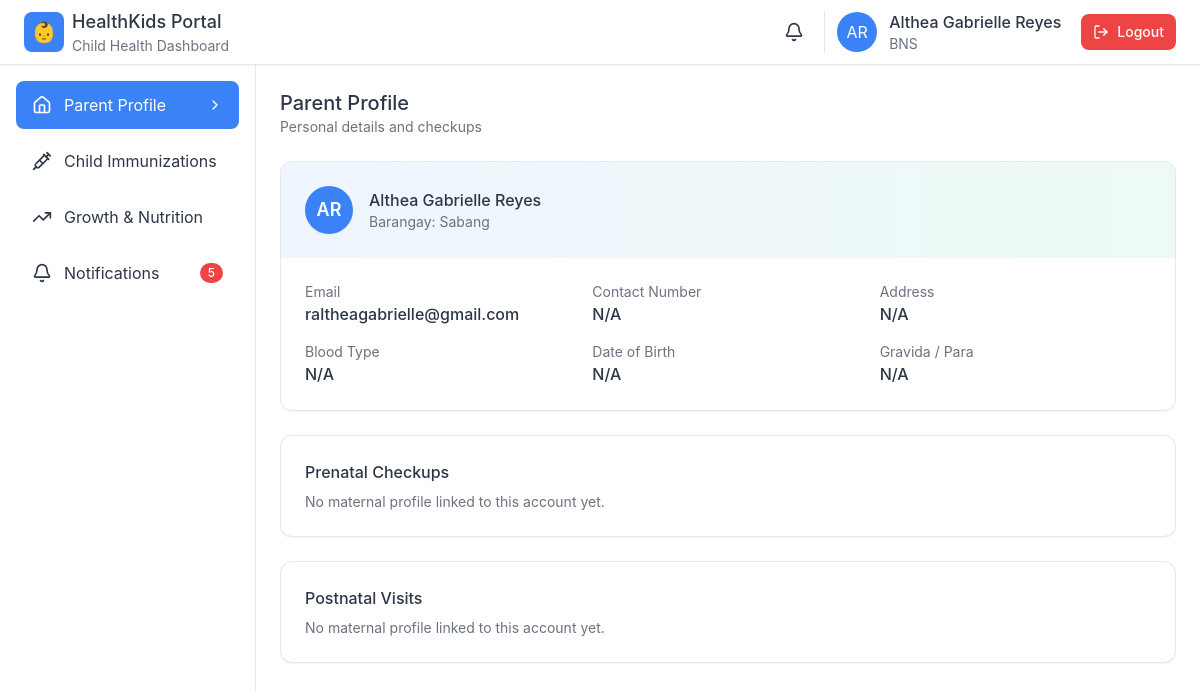
/parent_portal.php (signed in), run on the app's committed database.
### tables this page shows
CREATE TABLE `users` (
  `user_id` int(10) UNSIGNED NOT NULL,
  `username` varchar(100) NOT NULL,
  `email` varchar(255) DEFAULT NULL,
  `password` varchar(255) NOT NULL,
  `password_hash` varchar(255) NOT NULL,
  `first_name` varchar(100) NOT NULL DEFAULT '',
  `middle_name` varchar(100) DEFAULT NULL,
  `last_name` varchar(100) NOT NULL DEFAULT '',
  `role_id` int(10) UNSIGNED NOT NULL,
  `barangay` varchar(100) DEFAULT NULL,
  `birthday` date DEFAULT NULL,
  `is_active` tinyint(1) NOT NULL DEFAULT 1,
  `created_at` timestamp NOT NULL DEFAULT current_timestamp(),
  `updated_at` timestamp NOT NULL DEFAULT current_timestamp() ON UPDATE current_timestamp(),
  `last_login_at` timestamp NULL DEFAULT NULL,
  `created_by_user_id` int(10) UNSIGNED DEFAULT NULL
);

CREATE TABLE `roles` (
  `role_id` int(10) UNSIGNED NOT NULL,
  `role_name` varchar(50) NOT NULL,
  `role_description` text DEFAULT NULL,
  `created_at` timestamp NOT NULL DEFAULT current_timestamp()
);

### views/dashboard.php (the view, shortened to what this page needs)
<?php
require_once __DIR__ . '/../inc/db.php';
$parent_user_id = isset($_SESSION['user_id']) ? (int)$_SESSION['user_id'] : null;
$parent = [
    'name' => '',
    'email' => '',
    'barangay' => '',
    'children' => [],
];
$mother_id = null;
$address = 'N/A';
$contact_number = '';
$blood_type = '';
$dob = null;
if ($parent_user_id) {
    if ($stmt = $mysqli->prepare("SELECT first_name, last_name, email, barangay FROM users WHERE user_id = ?")) {
        $stmt->bind_param('i', $parent_user_id);
        $stmt->execute();
        $res = $stmt->get_result();
        if ($u = $res->fetch_assoc()) {
            $parent['name'] = trim(($u['first_name'] ?? '') . ' ' . ($u['last_name'] ?? ''));
            $parent['email'] = $u['email'] ?? '';
            $parent['barangay'] = $u['barangay'] ?? '';
        }
    }
}
$initials = 'PP';
if (!empty($parent['name'])) {
    $parts = preg_split('/\s+/', trim($parent['name']));
    $first = $parts[0] ?? '';
    $last  = $parts[count($parts)-1] ?? '';
    $fi = $first !== '' ? mb_substr($first, 0, 1) : '';
    $li = $last !== '' ? mb_substr($last, 0, 1) : '';
    $initials = strtoupper(($fi.$li) ?: 'PP');
}
?>
<div class="space-y-6">
    <div class="flex items-center justify-between">
        <div>
            <h2 class="text-xl font-medium">Parent Profile</h2>
            <p class="text-sm" style="color:#6b7280;">Personal details and checkups</p>
        </div>
    </div>
    <div class="bg-white rounded-xl shadow-sm overflow-hidden" style="border: 1px solid #e5e7eb;">
        <div class="p-6" style="background: linear-gradient(to right, rgba(59, 130, 246, 0.08), rgba(16, 185, 129, 0.08));">
            <div class="flex items-center gap-4">
                <div class="h-12 w-12 rounded-full bg-blue-500 text-white flex items-center justify-center text-lg font-semibold shadow-sm">
                    <?php echo htmlspecialchars($initials); ?>
                </div>
                <div>
                    <h3 class="font-medium"><?php echo htmlspecialchars($parent['name'] ?: 'Parent'); ?></h3>
                    <p class="text-sm" style="color:#6b7280;">Barangay: <?php echo htmlspecialchars($parent['barangay'] ?: 'N/A'); ?></p>
                </div>
            </div>
        </div>
        <div class="p-6">
            <div class="grid gap-4 md:grid-cols-3">
                <div>
                    <p class="text-sm" style="color:#6b7280;">Email</p>
                    <p class="font-medium"><?php echo htmlspecialchars($parent['email'] ?: 'N/A'); ?></p>
                </div>
                <div>
                    <p class="text-sm" style="color:#6b7280;">Contact Number</p>
                    <p class="font-medium"><?php echo htmlspecialchars($contact_number ?: 'N/A'); ?></p>
                </div>
                <div>
                    <p class="text-sm" style="color:#6b7280;">Address</p>
                    <p class="font-medium"><?php echo htmlspecialchars($address); ?></p>
                </div>
                <div>
                    <p class="text-sm" style="color:#6b7280;">Blood Type</p>
                    <p class="font-medium"><?php echo htmlspecialchars($blood_type ?: 'N/A'); ?></p>
                </div>
                <div>
                    <p class="text-sm" style="color:#6b7280;">Date of Birth</p>
                    <p class="font-medium">
                        <?php echo htmlspecialchars(!empty($dob) ? date('M d, Y', strtotime($dob)) : 'N/A'); ?>
                    </p>
                </div>
                <div>
                    <p class="text-sm" style="color:#6b7280;">Gravida / Para</p>
                    <p class="font-medium"><?php
                        $gp = [];
                        echo htmlspecialchars(!empty($gp) ? implode(' / ', $gp) : 'N/A');
                    ?></p>
                </div>
            </div>
        </div>
    </div>
    <div class="bg-white rounded-xl shadow-sm p-6" style="border:1px solid #e5e7eb;">
        <h3 class="font-medium mb-2">Prenatal Checkups</h3>
        <?php if ($mother_id === null): ?>
            <p class="text-sm" style="color:#6b7280;">No maternal profile linked to this account yet.</p>
        <?php endif; ?>
    </div>
    <div class="bg-white rounded-xl shadow-sm p-6" style="border:1px solid #e5e7eb;">
        <h3 class="font-medium mb-2">Postnatal Visits</h3>
        <?php if ($mother_id === null): ?>
            <p class="text-sm" style="color:#6b7280;">No maternal profile linked to this account yet.</p>
        <?php endif; ?>
    </div>
</div>

### parent_portal.php (shortened to what this page needs)
<?php
require_once __DIR__ . '/inc/db.php';
$current_view = isset($_GET['view']) ? $_GET['view'] : 'dashboard';
$user = [
    'first_name' => '',
    'last_name' => '',
    'role' => 'Parent/Guardian',
    'initials' => 'PP',
    'notification_count' => 0,
];
$uid = isset($_SESSION['user_id']) ? (int)$_SESSION['user_id'] : 0;
if ($uid > 0) {
    if ($stmt = $mysqli->prepare("SELECT u.first_name, u.last_name, r.role_name FROM users u JOIN roles r ON r.role_id=u.role_id WHERE u.user_id=? LIMIT 1")) {
        $stmt->bind_param('i', $uid);
        $stmt->execute();
        $res = $stmt->get_result();
        if ($row = $res->fetch_assoc()) {
            $user['first_name'] = trim($row['first_name'] ?? '');
            $user['last_name']  = trim($row['last_name'] ?? '');
            $user['role']       = $row['role_name'] ?? ($_SESSION['role'] ?? 'Parent/Guardian');
        }
    }
    $fi = $user['first_name'] !== '' ? mb_substr($user['first_name'], 0, 1) : '';
    $li = $user['last_name']  !== '' ? mb_substr($user['last_name'], 0, 1)  : '';
    $user['initials'] = strtoupper(($fi . $li) ?: 'PP');
    if ($stmt = $mysqli->prepare("SELECT COUNT(*) AS c FROM parent_notifications WHERE parent_user_id=? AND read_at IS NULL")) {
        $stmt->bind_param('i', $uid);
        $stmt->execute();
        $res = $stmt->get_result();
        if ($row = $res->fetch_assoc()) {
            $user['notification_count'] = (int)($row['c'] ?? 0);
        }
    }
}
?>
<!DOCTYPE html>
<html lang="en">
<head>
    <script src="https://cdn.tailwindcss.com"></script>
    <link rel="stylesheet" href="assets/css/globals.css">
</head>
<body class="min-h-screen" style="background-color: #f8f9fc;">
    <?php include 'includes/header.php'; ?>
    <div class="flex">
        <?php include 'includes/sidebar.php'; ?>
    <main class="flex-1 p-4 lg:p-6 max-w-7xl mx-auto w-full" style="min-height: calc(100vh - 64px); background-color: #ffffff;">
            <?php
            $view_file = __DIR__ . "/views/{$current_view}.php";
            if (file_exists($view_file)) {
                include $view_file;
            } else {
                include __DIR__ . '/views/dashboard.php';
            }
            ?>
        </main>
    </div>
</body>
</html>

### includes/header.php (shortened to what this page needs)
<header class="sticky top-0 z-50 bg-white border-b shadow-sm" style="border-color: #e5e7eb;">
    <div class="flex items-center justify-between h-16 px-4 lg:px-6">
        <div class="flex items-center gap-4">
            <div class="flex items-center gap-2">
                <div class="h-10 w-10 rounded-lg flex items-center justify-center text-white text-xl" style="background-color: #3b82f6;">
                    👶
                </div>
                <div class="hidden sm:block">
                    <h1 class="text-lg font-medium">HealthKids Portal</h1>
                    <p class="text-sm" style="color: #6b7280;">Child Health Dashboard</p>
                </div>
            </div>
        </div>
        <div class="flex items-center gap-3">
            <a href="parent_portal.php?view=notifications" class="p-2 hover:bg-gray-100 rounded-lg relative">
                <i data-lucide="bell" class="w-5 h-5"></i>
            </a>
            <div class="flex items-center gap-3 pl-3 border-l" style="border-color: #e5e7eb;">
                <div class="h-10 w-10 rounded-full flex items-center justify-center text-white" style="background-color: #3b82f6;">
                    <?php echo $user['initials']; ?>
                </div>
                <div class="hidden md:block">
                    <p class="font-medium"><?php echo $user['first_name'] . ' ' . $user['last_name']; ?></p>
                    <p class="text-sm" style="color: #6b7280;"><?php echo $user['role']; ?></p>
                </div>
                <a href="logout.php" class="ml-2 inline-flex items-center gap-2 px-3 py-2 rounded-lg text-sm font-medium"
                   style="background-color:#ef4444; color:white;">
                    <i data-lucide="log-out" class="w-4 h-4"></i>
                    <span class="hidden sm:inline">Logout</span>
                </a>
            </div>
        </div>
    </div>
</header>

### includes/sidebar.php
<?php
$navigation = [
    ['name' => 'Parent Profile', 'icon' => 'home', 'view' => 'dashboard'],
    ['name' => 'Child Immunizations', 'icon' => 'syringe', 'view' => 'immunization'],
    ['name' => 'Growth & Nutrition', 'icon' => 'trending-up', 'view' => 'growth'],
    ['name' => 'Notifications', 'icon' => 'bell', 'view' => 'notifications', 'badge' => 5],
];
?>
<aside id="sidebar" class="fixed inset-y-0 left-0 z-40 w-64 bg-white border-r transform transition-transform duration-200 ease-in-out lg:translate-x-0 lg:static -translate-x-full mt-16 lg:mt-0" style="border-color: #e5e7eb;">
    <nav class="h-full overflow-y-auto p-4 space-y-2">
        <?php foreach ($navigation as $item):
            $isActive = $current_view === $item['view'];
            $activeClass = $isActive ? 'text-white' : '';
            $hoverClass = $isActive ? '' : 'hover:bg-gray-100';
        ?>
        <a href="?view=<?php echo $item['view']; ?>"
           class="w-full flex items-center justify-between px-4 py-3 rounded-lg transition-colors <?php echo $activeClass . ' ' . $hoverClass; ?>"
           style="<?php echo $isActive ? 'background-color: #3b82f6;' : ''; ?>">
            <div class="flex items-center gap-3">
                <i data-lucide="<?php echo $item['icon']; ?>" class="w-5 h-5"></i>
                <span><?php echo $item['name']; ?></span>
            </div>
            <div class="flex items-center gap-2">
                <?php if (isset($item['badge'])): ?>
                <span class="px-2 py-0.5 rounded-full text-xs font-medium"
                      style="<?php echo $isActive ? 'background-color: white; color: #3b82f6;' : 'background-color: #ef4444; color: white;'; ?>">
                    <?php echo $item['badge']; ?>
                </span>
                <?php endif; ?>
                <?php if ($isActive): ?>
                <i data-lucide="chevron-right" class="w-4 h-4"></i>
                <?php endif; ?>
            </div>
        </a>
        <?php endforeach; ?>
    </nav>
</aside>

### assets/css/globals.css (style rules this page uses)
* { margin: 0; padding: 0; box-sizing: border-box; }
body { font-family: -apple-system, BlinkMacSystemFont, 'Segoe UI', Roboto, 'Helvetica Neue', Arial, sans-serif; line-height: 1.6; color: #2d3748; }
h1, h2, h3, h4, h5, h6 { font-weight: 500; line-height: 1.5; }
h1 { font-size: 1.875rem; }
h2 { font-size: 1.5rem; }
h3 { font-size: 1.25rem; }
p { font-size: 1rem; line-height: 1.5; }
html { scroll-behavior: smooth; }
.transition-colors { transition-property: color, background-color, border-color; transition-timing-function: cubic-bezier(0.4, 0, 0.2, 1); transition-duration: 150ms; }
.transition-transform { transition-property: transform; transition-timing-function: cubic-bezier(0.4, 0, 0.2, 1); transition-duration: 200ms; }

### parent_portal.php (style rules this page uses)
:root { --primary: #3b82f6; --secondary: #10b981; --accent: #f59e0b; --destructive: #ef4444; }

### data on the page
users: first_name "Althea Gabrielle", last_name "Reyes", role.role_name "BNS", barangay "Sabang", email "raltheagabrielle@gmail.com"

### other printed values
$user['initials'] "AR"
$item['name'] "Parent Profile"
$item['name'] "Child Immunizations"
$item['name'] "Growth & Nutrition"
$item['name'] "Notifications"
$item['badge'] "5"
$initials "AR"
$parent['name'] ?: 'Parent' "Althea Gabrielle Reyes"
$contact_number ?: 'N/A' "N/A"
$address "N/A"
$blood_type ?: 'N/A' "N/A"
